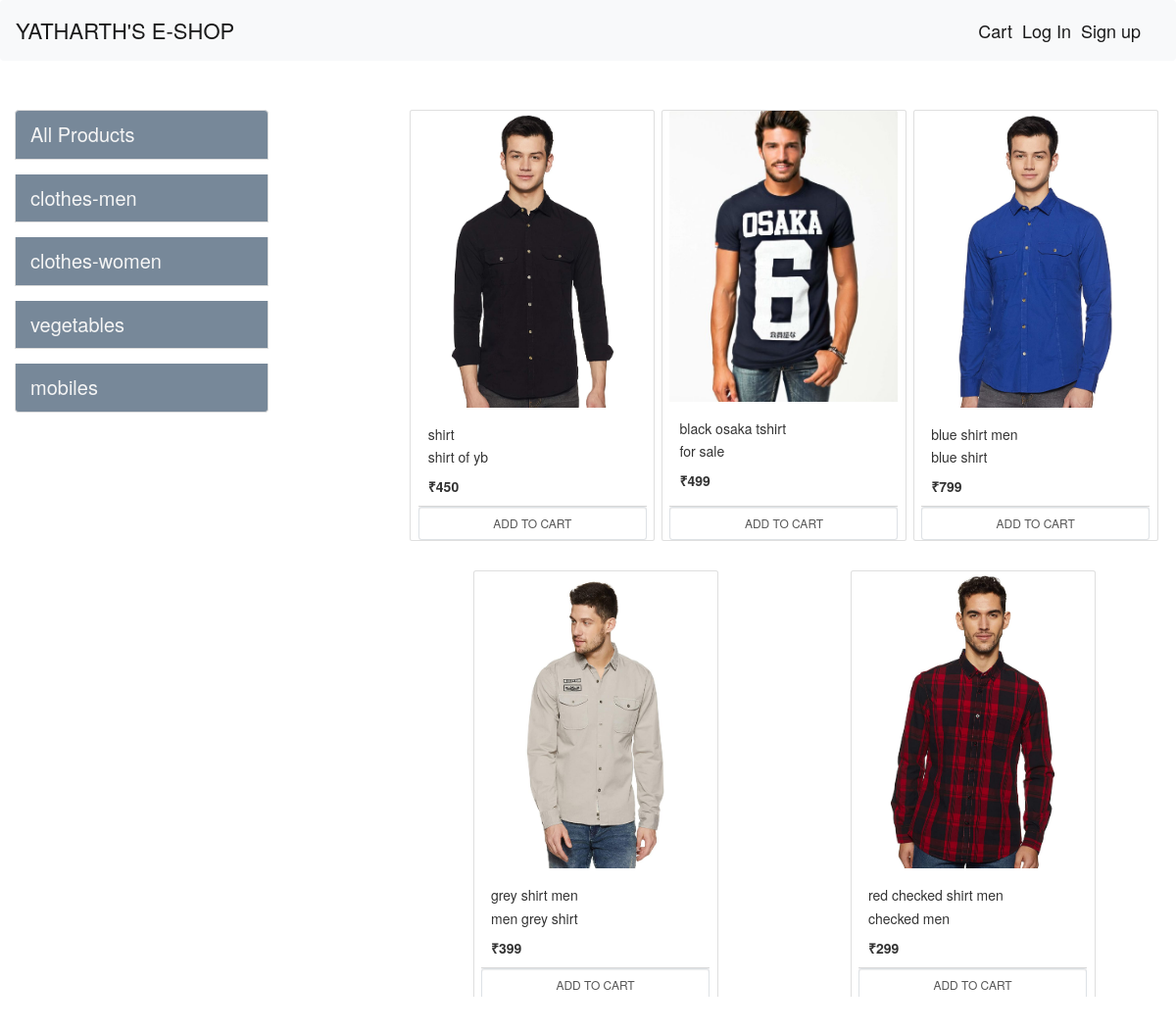
/?category=1, run on the app's committed database.
### store/models.py (models this page shows, shortened)
class Category(models.Model):
    name=models.CharField(max_length=20)
    @staticmethod
    def collectall():
        return Category.objects.all()

class Product(models.Model):
    name=models.CharField(max_length=50)
    price=models.IntegerField(default=0)
    description=models.CharField(max_length=200,default='',null=True,blank=True)
    Category=models.ForeignKey(Category, on_delete=models.CASCADE,default=1)
    image=models.ImageField(upload_to='uploads/products/',default='')
    @staticmethod
    def collectbycategoryid(category_id):
        if(category_id):
            return Product.objects.filter(Category_id=category_id)
        else:
            return collectall()

### store/views.py (the view, shortened to what this page needs)
# urls.py: path('',index.as_view(),name='homepage'),
class index(View):
    def get(self,request):
        prds= None
        cart=request.session.get('cart')
        if not cart:
            request.session.cart={}
        cats=Category.collectall()
        catid=request.GET.get('category')
        if catid:
            prds=Product.collectbycategoryid(catid)
        else:
            prds=Product.getallproducts()
        return render(request,'index.html',{'products':prds,'Category':cats})

### store/templatetags/cart.py (called while the page is built)
@register.filter(name='isincart') #name specifies what name to call it with in the html
def isincart(product,cart):
    key=cart.keys()
    for id in key:
        if int(id)==product.id:
            return True
    return False

@register.filter(name="currency")
def currency(number):
    return "₹"+str(number)

### store/templates/index.html (shortened to what this page needs)
{% extends 'base.html'%}
{% block content%}
{% load cart%}
<div class="row">
  <div class="container-fluid mt-5 ">
    <div class="col-lg-4 mx-auto">
      <div class="list-group mb-3 " style="width:70%;">
        <a href="/" class="list-group-item list-group-item-action mb-4" style="font-size: 20px; color:whitesmoke; background-color:lightslategray;">All Products</a>
        {% for cat in Category%}
        <a href="/?category={{cat.id}}" class="list-group-item list-group-item-action mb-4" style="font-size: 20px; color:whitesmoke; background-color:lightslategray;">{{cat.name}}</a>
        {% endfor%}
      </div>
    </div>
    <div id="products" class="col-lg-8 mx-auto">
      <div class="row mx-auto">
        {% for product in products%}
        <div class="card mx-auto mb-5" id={{product.id}} style="width: 25rem;">
          <img src="{{product.image.url}}" class="card-img-top" alt="...">
          <div class="card-body">
            <h5 class="card-title">{{product.name}}</h5>
            <p class="card-text">{{product.description}}</p>
            <p class="card-text"><b>{{product.price|currency}}</b></p>
          </div>
          <div class="card-footer p-0 no-gutters">
            {% if product|isincart:request.session.cart %}
            <div class="row no-gutters">
              <form action="/#{{product.id}}" class="col-2 px-2" method="post">
                {% csrf_token %}
               <input hidden type="text" name='product' value="{{product.id}}">
               <input hidden type="text" name='remove' value="True">
               <input type="submit" value="-" class="btn btn-block btn-secondary px-3">
              </form>
              <div class="text-center col mt-2">{{product|cartquant:request.session.cart}} in your cart</div>
             <form action="/#{{product.id}}" class="col-2 px-2"method="post">
              {% csrf_token %}
             <input hidden type="text" name='product' value="{{product.id}}">
             <input type="submit" value="+" class="btn btn-block btn-secondary px-3">
            </form>
            </div>
            {% else %}
            <form action="/#{{product.id}}" method="POST" class="btn-block">
              <input type="submit" class="btn btn-light border btn-sm form-control" value="ADD TO CART">
            </form>
            {% endif %}
          </div>
        </div>
        {% endfor %}
      </div>
    </div>
  </div>
 </div>
{% endblock %}

### data on the page
Category: name "clothes-men"
Category: name "clothes-women"
Category: name "vegetables"
Category: name "mobiles"
Product: image (picture), name "shirt", description "shirt of yb", price "₹450"
Product: image (picture), name "black osaka tshirt", description "for sale", price "₹499"
Product: image (picture), name "blue shirt men", description "blue shirt", price "₹799"
Product: image (picture), name "grey shirt men", description "men grey shirt", price "₹399"
Product: image (picture), name "red checked shirt men", description "checked men", price "₹299"
